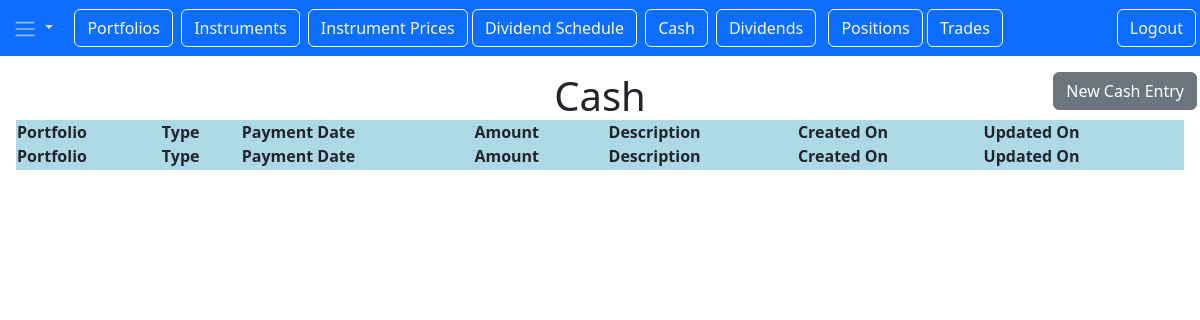
/cash (signed in), run on an earlier commit of the app's database.
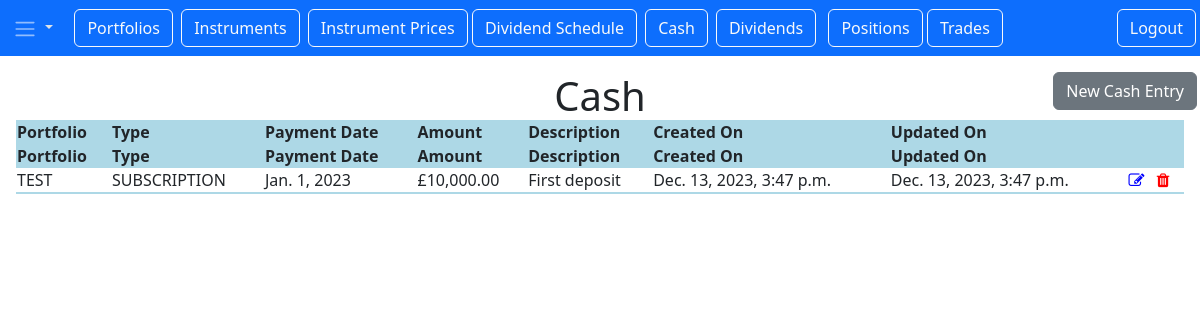
And on a later commit of the database.
### cash/models.py (models this page shows)
class Cash(models.Model):
    id = models.AutoField(primary_key=True)
    type = models.CharField(max_length=20, unique=False, blank=False)
    description = models.CharField(max_length= 100, unique=False)
    amount = models.DecimalField(max_digits=12, decimal_places=2)
    payment_date = models.DateField(null=False)
    created_on = models.DateTimeField(auto_now_add=True)
    updated_on = models.DateTimeField(auto_now=True)
    portfolio = models.ForeignKey(Portfolio, on_delete=models.CASCADE)
    user = models.ForeignKey(User, null=True, on_delete=models.SET_NULL)
    class Meta:
        db_table = "app_cash"

### portfolio/models.py (models this page shows)
class Portfolio(models.Model):
    id = models.AutoField(primary_key=True)
    name = models.CharField(max_length=10, unique=True)
    description = models.CharField(max_length= 100, unique=False)
    created_on = models.DateTimeField(auto_now_add=True)
    updated_on = models.DateTimeField(auto_now=True)
    class Meta:
        db_table = "app_portfolio"
        ordering = ('name',)
    def __str__(self):
        return f"{self.name}"

### cash/views.py (the view)
# urls.py: path('cash', views.CashListView.as_view(), name='cash.list'),
class CashListView(LoginRequiredMixin, ListView):
    model = Cash
    context_object_name = "cash_list"
    template_name = 'cash_list.html'
    login_url = "/login"
    def get_queryset(self):
        return Cash.objects.all().order_by('-payment_date')  # descending order

### cash/templates/cash_list.html (shortened to what this page needs)
{% extends "base.html" %}
{% load humanize %}
{% block content %}
    <h1 >Cash</h1>
    <a href="{% url 'cash.new' %}" class="btn btn-secondary mr-0">New Cash Entry</a>
    <table id="datatable1" class="display stripe cell-border"
           style="width:100%" searching="true">
    <thead>
        <tr class="col-head">
            <th>Portfolio</th>
            <th>Type</th>
            <th>Payment Date</th>
            <th>Amount</th>
            <th>Description</th>
            <th>Created On</th>
            <th>Updated On</th>
            <th></th>
        </tr>
            <tr>
                <th>Portfolio</th>
            <th>Type</th>
            <th>Payment Date</th>
            <th>Amount</th>
            <th>Description</th>
            <th>Created On</th>
            <th>Updated On</th>
            <th></th>
        </tr>
    </thead>
        <tbody>
            {% for row in cash_list %}
            <tr>
                <td>{{row.portfolio}}</td>
                <td>{{row.type}}</td>
                <td>{{row.payment_date}}</td>
                <td>£{{row.amount |intcomma}}</td>
                <td>{{row.description}}</td>
                <td>{{row.created_on}}</td>
                <td>{{row.updated_on}}</td>
                <td>
                    <i style="color: blue;" class="fa fa-edit"
                        onclick="window.location.href='{% url 'cash.update' pk=row.id %}'">&nbsp;&nbsp;</i>
                    <i style="color: red;" class="fa fa-trash"
                        onclick="window.location.href='{% url 'cash.delete' pk=row.id %}'"></i>
                </td>
            </tr>
            {% endfor %}
        </tbody>
        <tfoot>
            <th></th>
            <th></th>
            <th></th>
            <th></th>
            <th></th>
            <th></th>
            <th></th>
            <th></th>
        </tfoot>
    </table>
{% endblock %}

What changed in the data, as far as the page shows it:
added Cash: portfolio "TEST", type "SUBSCRIPTION", payment_date "Jan. 1, 2023", amount "10,000.00", description "First deposit", created_on "Dec. 13, 2023, 3:47 p.m.", updated_on "Dec. 13, 2023, 3:47 p.m."
